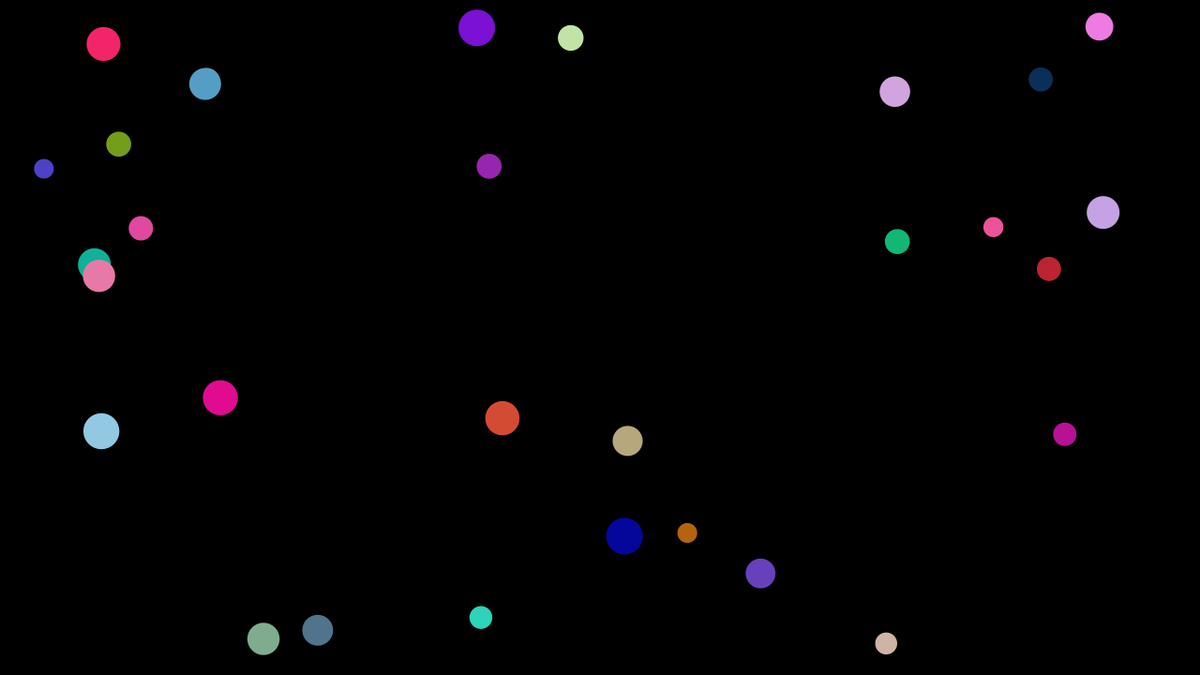
Frame 1 (no input)
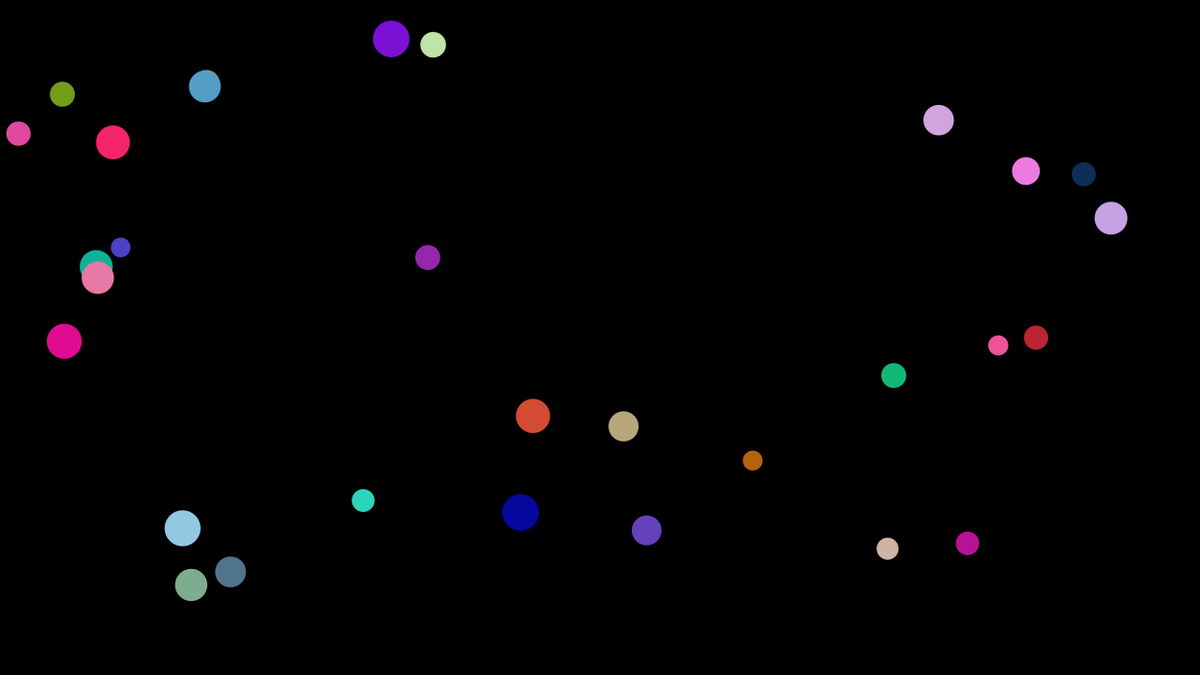
Frame 60 (the mouse pressed at the canvas centre just before this capture)
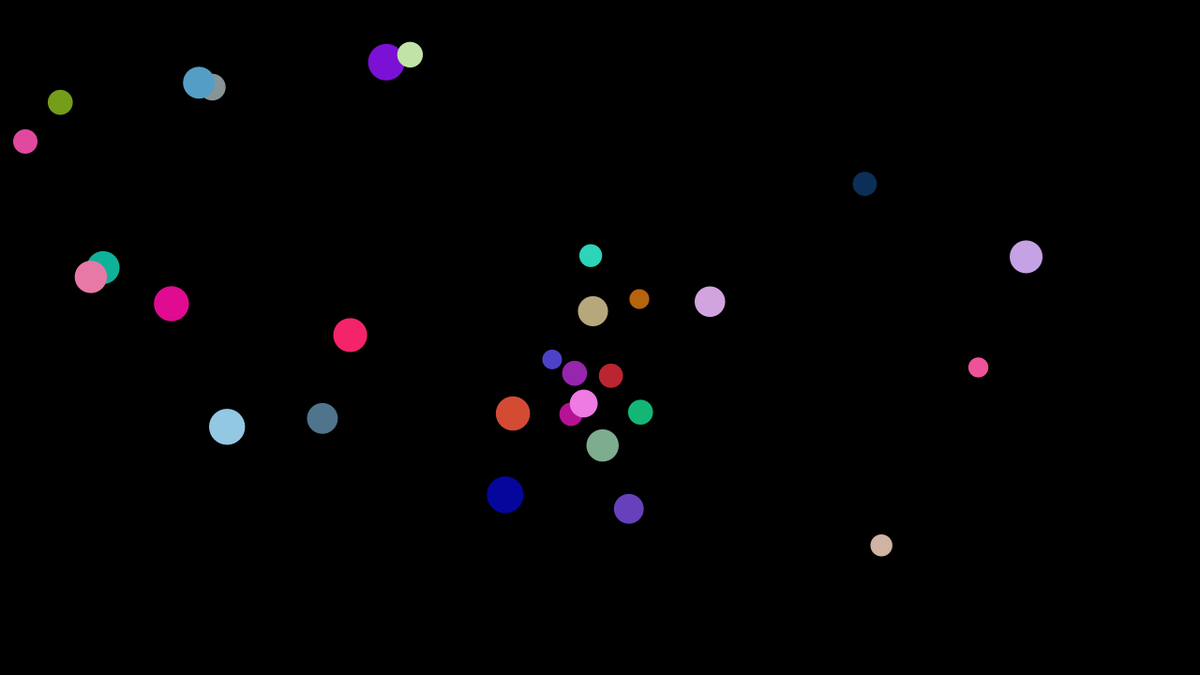
Frame 120 (the mouse held since frame 60 and released just before this capture)

The Processing sketch that drew these frames (run headless with seeded random() and noise(); from frame 60 on, the mouse is pressed at the canvas centre):

// Processing sketch: BouncingBalls
// ── BouncingBalls.pde
boolean mouseDown = false;

Ball[] balls = new Ball[30];

void setup() {
  size(1280, 720);
  noStroke();

  for (int i = 0; i < balls.length; i++) {
    
    float radius = random(10, 20);
    float x = random(radius, width - radius);
    float y = random(radius, height - radius);
    
    balls[i] = new Ball(x, y, radius);
  }
}

void draw() {
  background(0);
  
  //loop through balls array
  for (int i=0; i < balls.length; i++) {
    
    //update and draw balls
    balls[i].update();
    balls[i].draw();
    
    //calculate distance between balls
    for (int j=i+1; j < balls.length; j++) {
      balls[i].checkDistance(balls[j]);
    }
    
    //moused pressed add attraction force
    if (mouseDown) balls[i].mouseGrav(mouseX, mouseY);
  }
}

void mousePressed(){
  mouseDown = true;  
}

void mouseReleased() {
  mouseDown = false;
}

// ── Ball.pde
class Ball {
  PVector pos, vel, mousePos;
  float radius;
  color ballColor;

  Ball(float x, float y, float radius) {
    pos = new PVector(x, y);
    vel = new PVector(random(-3, 3), random(-3, 3));
    vel.limit(3);
    ballColor = color(random(255),random(255),random(255));
    this.radius = radius;
  }
  
  void mouseGrav(int mousePosX, int mousePosY) {
     
    PVector mousePos = new PVector(mousePosX, mousePosY);
    
    mousePos.sub(pos);
    
    mousePos.setMag(.25);
    
    vel.add(mousePos);
  }
  
  void checkDistance(Ball otherB) {
    float distBetween = dist(pos.x, pos.y, otherB.pos.x, otherB.pos.y);
    
    if (distBetween < this.radius + otherB.radius) {
      vel.x *= -1;
      vel.y *= -1;
      otherB.vel.x *= -1;
      otherB.vel.y *= -1;
    }
    
  }

  void update() {
    pos.add(vel);
    
    if (pos.x <= this.radius || pos.x > width-this.radius) {
      vel.x *= -1;
    }
    
    if (pos.y <= this.radius || pos.y > height-this.radius) {
      vel.y *= -1;
    }
  }

  void draw() {
    fill(ballColor);
    ellipse(pos.x, pos.y, radius*2, radius*2);
  }
}
